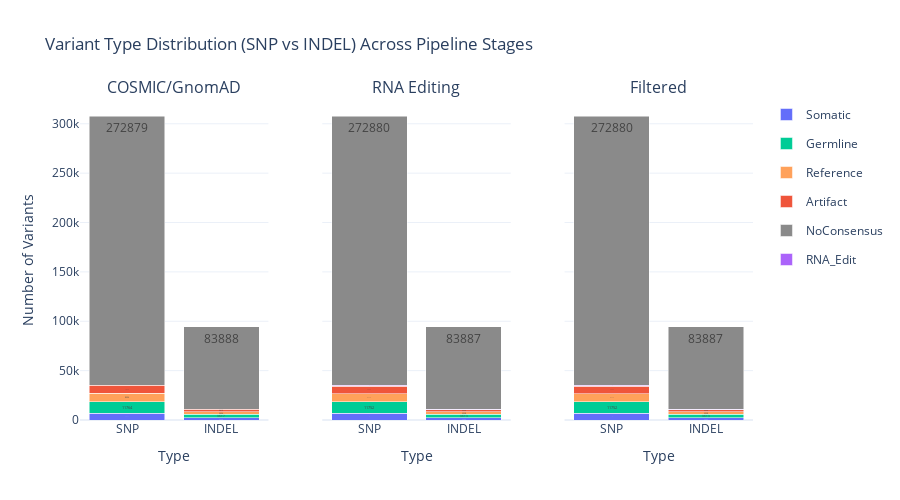
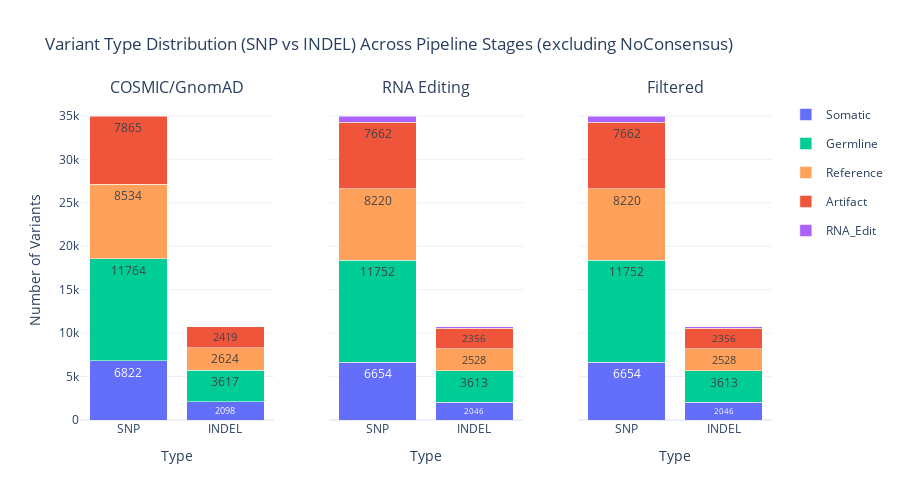

The cell these charts' notebook holds for them, in order:
### Markdown cell above
### Plot 2: Variant Type Distribution

### Code cell
visualizer.plot_variant_type_distribution()

### Figure 1 — Plotly figure (JSON) as saved in the notebook; plotly's stock layout.template omitted (floating-point values rounded to 4 significant figures)
{"data": [{"hovertemplate": "<b>SNP</b><br>Somatic: %{y}<extra></extra>", "legendgroup": "Somatic", "marker": {"color": "#636EFA"}, "name": "Somatic", "showlegend": true, "text": ["6822"], "textposition": "inside", "type": "bar", "x": ["SNP"], "xaxis": "x", "y": [6822], "yaxis": "y"}, {"hovertemplate": "<b>SNP</b><br>Germline: %{y}<extra></extra>", "legendgroup": "Germline", "marker": {"color": "#00CC96"}, "name": "Germline", "showlegend": true, "text": ["11764"], "textposition": "inside", "type": "bar", "x": ["SNP"], "xaxis": "x", "y": [11764], "yaxis": "y"}, {"hovertemplate": "<b>SNP</b><br>Reference: %{y}<extra></extra>", "legendgroup": "Reference", "marker": {"color": "#FFA15A"}, "name": "Reference", "showlegend": true, "text": ["8534"], "textposition": "inside", "type": "bar", "x": ["SNP"], "xaxis": "x", "y": [8534], "yaxis": "y"}, {"hovertemplate": "<b>SNP</b><br>Artifact: %{y}<extra></extra>", "legendgroup": "Artifact", "marker": {"color": "#EF553B"}, "name": "Artifact", "showlegend": true, "text": ["7865"], "textposition": "inside", "type": "bar", "x": ["SNP"], "xaxis": "x", "y": [7865], "yaxis": "y"}, {"hovertemplate": "<b>SNP</b><br>NoConsensus: %{y}<extra></extra>", "legendgroup": "NoConsensus", "marker": {"color": "#8A8A8A"}, "name": "NoConsensus", "showlegend": true, "text": ["272879"], "textposition": "inside", "type": "bar", "x": ["SNP"], "xaxis": "x", "y": [272879], "yaxis": "y"}, {"hovertemplate": "<b>INDEL</b><br>Somatic: %{y}<extra></extra>", "legendgroup": "Somatic", "marker": {"color": "#636EFA"}, "name": "Somatic", "showlegend": false, "text": ["2098"], "textposition": "inside", "type": "bar", "x": ["INDEL"], "xaxis": "x", "y": [2098], "yaxis": "y"}, {"hovertemplate": "<b>INDEL</b><br>Germline: %{y}<extra></extra>", "legendgroup": "Germline", "marker": {"color": "#00CC96"}, "name": "Germline", "showlegend": false, "text": ["3617"], "textposition": "inside", "type": "bar", "x": ["INDEL"], "xaxis": "x", "y": [3617], "yaxis": "y"}, {"hovertemplate": "<b>INDEL</b><br>Reference: %{y}<extra></extra>", "legendgroup": "Reference", "marker": {"color": "#FFA15A"}, "name": "Reference", "showlegend": false, "text": ["2624"], "textposition": "inside", "type": "bar", "x": ["INDEL"], "xaxis": "x", "y": [2624], "yaxis": "y"}, {"hovertemplate": "<b>INDEL</b><br>Artifact: %{y}<extra></extra>", "legendgroup": "Artifact", "marker": {"color": "#EF553B"}, "name": "Artifact", "showlegend": false, "text": ["2419"], "textposition": "inside", "type": "bar", "x": ["INDEL"], "xaxis": "x", "y": [2419], "yaxis": "y"}, {"hovertemplate": "<b>INDEL</b><br>NoConsensus: %{y}<extra></extra>", "legendgroup": "NoConsensus", "marker": {"color": "#8A8A8A"}, "name": "NoConsensus", "showlegend": false, "text": ["83888"], "textposition": "inside", "type": "bar", "x": ["INDEL"], "xaxis": "x", "y": [83888], "yaxis": "y"}, {"hovertemplate": "<b>SNP</b><br>Somatic: %{y}<extra></extra>", "legendgroup": "Somatic", "marker": {"color": "#636EFA"}, "name": "Somatic", "showlegend": false, "text": ["6654"], "textposition": "inside", "type": "bar", "x": ["SNP"], "xaxis": "x2", "y": [6654], "yaxis": "y2"}, {"hovertemplate": "<b>SNP</b><br>Germline: %{y}<extra></extra>", "legendgroup": "Germline", "marker": {"color": "#00CC96"}, "name": "Germline", "showlegend": false, "text": ["11752"], "textposition": "inside", "type": "bar", "x": ["SNP"], "xaxis": "x2", "y": [11752], "yaxis": "y2"}, {"hovertemplate": "<b>SNP</b><br>Reference: %{y}<extra></extra>", "legendgroup": "Reference", "marker": {"color": "#FFA15A"}, "name": "Reference", "showlegend": false, "text": ["8220"], "textposition": "inside", "type": "bar", "x": ["SNP"], "xaxis": "x2", "y": [8220], "yaxis": "y2"}, {"hovertemplate": "<b>SNP</b><br>Artifact: %{y}<extra></extra>", "legendgroup": "Artifact", "marker": {"color": "#EF553B"}, "name": "Artifact", "showlegend": false, "text": ["7662"], "textposition": "inside", "type": "bar", "x": ["SNP"], "xaxis": "x2", "y": [7662], "yaxis": "y2"}, {"hovertemplate": "<b>SNP</b><br>RNA_Edit: %{y}<extra></extra>", "legendgroup": "RNA_Edit", "marker": {"color": "#AB63FA"}, "name": "RNA_Edit", "showlegend": true, "text": ["697"], "textposition": "inside", "type": "bar", "x": ["SNP"], "xaxis": "x2", "y": [697], "yaxis": "y2"}, {"hovertemplate": "<b>SNP</b><br>NoConsensus: %{y}<extra></extra>", "legendgroup": "NoConsensus", "marker": {"color": "#8A8A8A"}, "name": "NoConsensus", "showlegend": false, "text": ["272880"], "textposition": "inside", "type": "bar", "x": ["SNP"], "xaxis": "x2", "y": [272880], "yaxis": "y2"}, {"hovertemplate": "<b>INDEL</b><br>Somatic: %{y}<extra></extra>", "legendgroup": "Somatic", "marker": {"color": "#636EFA"}, "name": "Somatic", "showlegend": false, "text": ["2046"], "textposition": "inside", "type": "bar", "x": ["INDEL"], "xaxis": "x2", "y": [2046], "yaxis": "y2"}, {"hovertemplate": "<b>INDEL</b><br>Germline: %{y}<extra></extra>", "legendgroup": "Germline", "marker": {"color": "#00CC96"}, "name": "Germline", "showlegend": false, "text": ["3613"], "textposition": "inside", "type": "bar", "x": ["INDEL"], "xaxis": "x2", "y": [3613], "yaxis": "y2"}, {"hovertemplate": "<b>INDEL</b><br>Reference: %{y}<extra></extra>", "legendgroup": "Reference", "marker": {"color": "#FFA15A"}, "name": "Reference", "showlegend": false, "text": ["2528"], "textposition": "inside", "type": "bar", "x": ["INDEL"], "xaxis": "x2", "y": [2528], "yaxis": "y2"}, {"hovertemplate": "<b>INDEL</b><br>Artifact: %{y}<extra></extra>", "legendgroup": "Artifact", "marker": {"color": "#EF553B"}, "name": "Artifact", "showlegend": false, "text": ["2356"], "textposition": "inside", "type": "bar", "x": ["INDEL"], "xaxis": "x2", "y": [2356], "yaxis": "y2"}, {"hovertemplate": "<b>INDEL</b><br>RNA_Edit: %{y}<extra></extra>", "legendgroup": "RNA_Edit", "marker": {"color": "#AB63FA"}, "name": "RNA_Edit", "showlegend": false, "text": ["215"], "textposition": "inside", "type": "bar", "x": ["INDEL"], "xaxis": "x2", "y": [215], "yaxis": "y2"}, {"hovertemplate": "<b>INDEL</b><br>NoConsensus: %{y}<extra></extra>", "legendgroup": "NoConsensus", "marker": {"color": "#8A8A8A"}, "name": "NoConsensus", "showlegend": false, "text": ["83887"], "textposition": "inside", "type": "bar", "x": ["INDEL"], "xaxis": "x2", "y": [83887], "yaxis": "y2"}, {"hovertemplate": "<b>SNP</b><br>Somatic: %{y}<extra></extra>", "legendgroup": "Somatic", "marker": {"color": "#636EFA"}, "name": "Somatic", "showlegend": false, "text": ["6654"], "textposition": "inside", "type": "bar", "x": ["SNP"], "xaxis": "x3", "y": [6654], "yaxis": "y3"}, {"hovertemplate": "<b>SNP</b><br>Germline: %{y}<extra></extra>", "legendgroup": "Germline", "marker": {"color": "#00CC96"}, "name": "Germline", "showlegend": false, "text": ["11752"], "textposition": "inside", "type": "bar", "x": ["SNP"], "xaxis": "x3", "y": [11752], "yaxis": "y3"}, {"hovertemplate": "<b>SNP</b><br>Reference: %{y}<extra></extra>", "legendgroup": "Reference", "marker": {"color": "#FFA15A"}, "name": "Reference", "showlegend": false, "text": ["8220"], "textposition": "inside", "type": "bar", "x": ["SNP"], "xaxis": "x3", "y": [8220], "yaxis": "y3"}, {"hovertemplate": "<b>SNP</b><br>Artifact: %{y}<extra></extra>", "legendgroup": "Artifact", "marker": {"color": "#EF553B"}, "name": "Artifact", "showlegend": false, "text": ["7662"], "textposition": "inside", "type": "bar", "x": ["SNP"], "xaxis": "x3", "y": [7662], "yaxis": "y3"}, {"hovertemplate": "<b>SNP</b><br>RNA_Edit: %{y}<extra></extra>", "legendgroup": "RNA_Edit", "marker": {"color": "#AB63FA"}, "name": "RNA_Edit", "showlegend": false, "text": ["697"], "textposition": "inside", "type": "bar", "x": ["SNP"], "xaxis": "x3", "y": [697], "yaxis": "y3"}, {"hovertemplate": "<b>SNP</b><br>NoConsensus: %{y}<extra></extra>", "legendgroup": "NoConsensus", "marker": {"color": "#8A8A8A"}, "name": "NoConsensus", "showlegend": false, "text": ["272880"], "textposition": "inside", "type": "bar", "x": ["SNP"], "xaxis": "x3", "y": [272880], "yaxis": "y3"}, {"hovertemplate": "<b>INDEL</b><br>Somatic: %{y}<extra></extra>", "legendgroup": "Somatic", "marker": {"color": "#636EFA"}, "name": "Somatic", "showlegend": false, "text": ["2046"], "textposition": "inside", "type": "bar", "x": ["INDEL"], "xaxis": "x3", "y": [2046], "yaxis": "y3"}, {"hovertemplate": "<b>INDEL</b><br>Germline: %{y}<extra></extra>", "legendgroup": "Germline", "marker": {"color": "#00CC96"}, "name": "Germline", "showlegend": false, "text": ["3613"], "textposition": "inside", "type": "bar", "x": ["INDEL"], "xaxis": "x3", "y": [3613], "yaxis": "y3"}, {"hovertemplate": "<b>INDEL</b><br>Reference: %{y}<extra></extra>", "legendgroup": "Reference", "marker": {"color": "#FFA15A"}, "name": "Reference", "showlegend": false, "text": ["2528"], "textposition": "inside", "type": "bar", "x": ["INDEL"], "xaxis": "x3", "y": [2528], "yaxis": "y3"}, {"hovertemplate": "<b>INDEL</b><br>Artifact: %{y}<extra></extra>", "legendgroup": "Artifact", "marker": {"color": "#EF553B"}, "name": "Artifact", "showlegend": false, "text": ["2356"], "textposition": "inside", "type": "bar", "x": ["INDEL"], "xaxis": "x3", "y": [2356], "yaxis": "y3"}, {"hovertemplate": "<b>INDEL</b><br>RNA_Edit: %{y}<extra></extra>", "legendgroup": "RNA_Edit", "marker": {"color": "#AB63FA"}, "name": "RNA_Edit", "showlegend": false, "text": ["215"], "textposition": "inside", "type": "bar", "x": ["INDEL"], "xaxis": "x3", "y": [215], "yaxis": "y3"}, {"hovertemplate": "<b>INDEL</b><br>NoConsensus: %{y}<extra></extra>", "legendgroup": "NoConsensus", "marker": {"color": "#8A8A8A"}, "name": "NoConsensus", "showlegend": false, "text": ["83887"], "textposition": "inside", "type": "bar", "x": ["INDEL"], "xaxis": "x3", "y": [83887], "yaxis": "y3"}], "layout": {"annotations": [{"font": {"size": 16}, "showarrow": false, "text": "COSMIC/GnomAD", "x": 0.14, "xanchor": "center", "xref": "paper", "y": 1, "yanchor": "bottom", "yref": "paper"}, {"font": {"size": 16}, "showarrow": false, "text": "RNA Editing", "x": 0.5, "xanchor": "center", "xref": "paper", "y": 1, "yanchor": "bottom", "yref": "paper"}, {"font": {"size": 16}, "showarrow": false, "text": "Filtered", "x": 0.86, "xanchor": "center", "xref": "paper", "y": 1, "yanchor": "bottom", "yref": "paper"}], "barmode": "stack", "height": 500, "showlegend": true, "title": {"text": "Variant Type Distribution (SNP vs INDEL) Across Pipeline Stages"}, "xaxis": {"anchor": "y", "domain": [0, 0.28], "title": {"text": "Type"}}, "xaxis2": {"anchor": "y2", "domain": [0.36, 0.64], "title": {"text": "Type"}}, "xaxis3": {"anchor": "y3", "domain": [0.72, 1], "title": {"text": "Type"}}, "yaxis": {"anchor": "x", "domain": [0, 1], "title": {"text": "Number of Variants"}}, "yaxis2": {"anchor": "x2", "domain": [0, 1], "matches": "y", "showticklabels": false}, "yaxis3": {"anchor": "x3", "domain": [0, 1], "matches": "y", "showticklabels": false}}}

### Figure 2 — Plotly figure (JSON) as saved in the notebook; plotly's stock layout.template omitted (floating-point values rounded to 4 significant figures)
{"data": [{"hovertemplate": "<b>SNP</b><br>Somatic: %{y}<extra></extra>", "legendgroup": "Somatic", "marker": {"color": "#636EFA"}, "name": "Somatic", "showlegend": true, "text": ["6822"], "textposition": "inside", "type": "bar", "x": ["SNP"], "xaxis": "x", "y": [6822], "yaxis": "y"}, {"hovertemplate": "<b>SNP</b><br>Germline: %{y}<extra></extra>", "legendgroup": "Germline", "marker": {"color": "#00CC96"}, "name": "Germline", "showlegend": true, "text": ["11764"], "textposition": "inside", "type": "bar", "x": ["SNP"], "xaxis": "x", "y": [11764], "yaxis": "y"}, {"hovertemplate": "<b>SNP</b><br>Reference: %{y}<extra></extra>", "legendgroup": "Reference", "marker": {"color": "#FFA15A"}, "name": "Reference", "showlegend": true, "text": ["8534"], "textposition": "inside", "type": "bar", "x": ["SNP"], "xaxis": "x", "y": [8534], "yaxis": "y"}, {"hovertemplate": "<b>SNP</b><br>Artifact: %{y}<extra></extra>", "legendgroup": "Artifact", "marker": {"color": "#EF553B"}, "name": "Artifact", "showlegend": true, "text": ["7865"], "textposition": "inside", "type": "bar", "x": ["SNP"], "xaxis": "x", "y": [7865], "yaxis": "y"}, {"hovertemplate": "<b>INDEL</b><br>Somatic: %{y}<extra></extra>", "legendgroup": "Somatic", "marker": {"color": "#636EFA"}, "name": "Somatic", "showlegend": false, "text": ["2098"], "textposition": "inside", "type": "bar", "x": ["INDEL"], "xaxis": "x", "y": [2098], "yaxis": "y"}, {"hovertemplate": "<b>INDEL</b><br>Germline: %{y}<extra></extra>", "legendgroup": "Germline", "marker": {"color": "#00CC96"}, "name": "Germline", "showlegend": false, "text": ["3617"], "textposition": "inside", "type": "bar", "x": ["INDEL"], "xaxis": "x", "y": [3617], "yaxis": "y"}, {"hovertemplate": "<b>INDEL</b><br>Reference: %{y}<extra></extra>", "legendgroup": "Reference", "marker": {"color": "#FFA15A"}, "name": "Reference", "showlegend": false, "text": ["2624"], "textposition": "inside", "type": "bar", "x": ["INDEL"], "xaxis": "x", "y": [2624], "yaxis": "y"}, {"hovertemplate": "<b>INDEL</b><br>Artifact: %{y}<extra></extra>", "legendgroup": "Artifact", "marker": {"color": "#EF553B"}, "name": "Artifact", "showlegend": false, "text": ["2419"], "textposition": "inside", "type": "bar", "x": ["INDEL"], "xaxis": "x", "y": [2419], "yaxis": "y"}, {"hovertemplate": "<b>SNP</b><br>Somatic: %{y}<extra></extra>", "legendgroup": "Somatic", "marker": {"color": "#636EFA"}, "name": "Somatic", "showlegend": false, "text": ["6654"], "textposition": "inside", "type": "bar", "x": ["SNP"], "xaxis": "x2", "y": [6654], "yaxis": "y2"}, {"hovertemplate": "<b>SNP</b><br>Germline: %{y}<extra></extra>", "legendgroup": "Germline", "marker": {"color": "#00CC96"}, "name": "Germline", "showlegend": false, "text": ["11752"], "textposition": "inside", "type": "bar", "x": ["SNP"], "xaxis": "x2", "y": [11752], "yaxis": "y2"}, {"hovertemplate": "<b>SNP</b><br>Reference: %{y}<extra></extra>", "legendgroup": "Reference", "marker": {"color": "#FFA15A"}, "name": "Reference", "showlegend": false, "text": ["8220"], "textposition": "inside", "type": "bar", "x": ["SNP"], "xaxis": "x2", "y": [8220], "yaxis": "y2"}, {"hovertemplate": "<b>SNP</b><br>Artifact: %{y}<extra></extra>", "legendgroup": "Artifact", "marker": {"color": "#EF553B"}, "name": "Artifact", "showlegend": false, "text": ["7662"], "textposition": "inside", "type": "bar", "x": ["SNP"], "xaxis": "x2", "y": [7662], "yaxis": "y2"}, {"hovertemplate": "<b>SNP</b><br>RNA_Edit: %{y}<extra></extra>", "legendgroup": "RNA_Edit", "marker": {"color": "#AB63FA"}, "name": "RNA_Edit", "showlegend": true, "text": ["697"], "textposition": "inside", "type": "bar", "x": ["SNP"], "xaxis": "x2", "y": [697], "yaxis": "y2"}, {"hovertemplate": "<b>INDEL</b><br>Somatic: %{y}<extra></extra>", "legendgroup": "Somatic", "marker": {"color": "#636EFA"}, "name": "Somatic", "showlegend": false, "text": ["2046"], "textposition": "inside", "type": "bar", "x": ["INDEL"], "xaxis": "x2", "y": [2046], "yaxis": "y2"}, {"hovertemplate": "<b>INDEL</b><br>Germline: %{y}<extra></extra>", "legendgroup": "Germline", "marker": {"color": "#00CC96"}, "name": "Germline", "showlegend": false, "text": ["3613"], "textposition": "inside", "type": "bar", "x": ["INDEL"], "xaxis": "x2", "y": [3613], "yaxis": "y2"}, {"hovertemplate": "<b>INDEL</b><br>Reference: %{y}<extra></extra>", "legendgroup": "Reference", "marker": {"color": "#FFA15A"}, "name": "Reference", "showlegend": false, "text": ["2528"], "textposition": "inside", "type": "bar", "x": ["INDEL"], "xaxis": "x2", "y": [2528], "yaxis": "y2"}, {"hovertemplate": "<b>INDEL</b><br>Artifact: %{y}<extra></extra>", "legendgroup": "Artifact", "marker": {"color": "#EF553B"}, "name": "Artifact", "showlegend": false, "text": ["2356"], "textposition": "inside", "type": "bar", "x": ["INDEL"], "xaxis": "x2", "y": [2356], "yaxis": "y2"}, {"hovertemplate": "<b>INDEL</b><br>RNA_Edit: %{y}<extra></extra>", "legendgroup": "RNA_Edit", "marker": {"color": "#AB63FA"}, "name": "RNA_Edit", "showlegend": false, "text": ["215"], "textposition": "inside", "type": "bar", "x": ["INDEL"], "xaxis": "x2", "y": [215], "yaxis": "y2"}, {"hovertemplate": "<b>SNP</b><br>Somatic: %{y}<extra></extra>", "legendgroup": "Somatic", "marker": {"color": "#636EFA"}, "name": "Somatic", "showlegend": false, "text": ["6654"], "textposition": "inside", "type": "bar", "x": ["SNP"], "xaxis": "x3", "y": [6654], "yaxis": "y3"}, {"hovertemplate": "<b>SNP</b><br>Germline: %{y}<extra></extra>", "legendgroup": "Germline", "marker": {"color": "#00CC96"}, "name": "Germline", "showlegend": false, "text": ["11752"], "textposition": "inside", "type": "bar", "x": ["SNP"], "xaxis": "x3", "y": [11752], "yaxis": "y3"}, {"hovertemplate": "<b>SNP</b><br>Reference: %{y}<extra></extra>", "legendgroup": "Reference", "marker": {"color": "#FFA15A"}, "name": "Reference", "showlegend": false, "text": ["8220"], "textposition": "inside", "type": "bar", "x": ["SNP"], "xaxis": "x3", "y": [8220], "yaxis": "y3"}, {"hovertemplate": "<b>SNP</b><br>Artifact: %{y}<extra></extra>", "legendgroup": "Artifact", "marker": {"color": "#EF553B"}, "name": "Artifact", "showlegend": false, "text": ["7662"], "textposition": "inside", "type": "bar", "x": ["SNP"], "xaxis": "x3", "y": [7662], "yaxis": "y3"}, {"hovertemplate": "<b>SNP</b><br>RNA_Edit: %{y}<extra></extra>", "legendgroup": "RNA_Edit", "marker": {"color": "#AB63FA"}, "name": "RNA_Edit", "showlegend": false, "text": ["697"], "textposition": "inside", "type": "bar", "x": ["SNP"], "xaxis": "x3", "y": [697], "yaxis": "y3"}, {"hovertemplate": "<b>INDEL</b><br>Somatic: %{y}<extra></extra>", "legendgroup": "Somatic", "marker": {"color": "#636EFA"}, "name": "Somatic", "showlegend": false, "text": ["2046"], "textposition": "inside", "type": "bar", "x": ["INDEL"], "xaxis": "x3", "y": [2046], "yaxis": "y3"}, {"hovertemplate": "<b>INDEL</b><br>Germline: %{y}<extra></extra>", "legendgroup": "Germline", "marker": {"color": "#00CC96"}, "name": "Germline", "showlegend": false, "text": ["3613"], "textposition": "inside", "type": "bar", "x": ["INDEL"], "xaxis": "x3", "y": [3613], "yaxis": "y3"}, {"hovertemplate": "<b>INDEL</b><br>Reference: %{y}<extra></extra>", "legendgroup": "Reference", "marker": {"color": "#FFA15A"}, "name": "Reference", "showlegend": false, "text": ["2528"], "textposition": "inside", "type": "bar", "x": ["INDEL"], "xaxis": "x3", "y": [2528], "yaxis": "y3"}, {"hovertemplate": "<b>INDEL</b><br>Artifact: %{y}<extra></extra>", "legendgroup": "Artifact", "marker": {"color": "#EF553B"}, "name": "Artifact", "showlegend": false, "text": ["2356"], "textposition": "inside", "type": "bar", "x": ["INDEL"], "xaxis": "x3", "y": [2356], "yaxis": "y3"}, {"hovertemplate": "<b>INDEL</b><br>RNA_Edit: %{y}<extra></extra>", "legendgroup": "RNA_Edit", "marker": {"color": "#AB63FA"}, "name": "RNA_Edit", "showlegend": false, "text": ["215"], "textposition": "inside", "type": "bar", "x": ["INDEL"], "xaxis": "x3", "y": [215], "yaxis": "y3"}], "layout": {"annotations": [{"font": {"size": 16}, "showarrow": false, "text": "COSMIC/GnomAD", "x": 0.14, "xanchor": "center", "xref": "paper", "y": 1, "yanchor": "bottom", "yref": "paper"}, {"font": {"size": 16}, "showarrow": false, "text": "RNA Editing", "x": 0.5, "xanchor": "center", "xref": "paper", "y": 1, "yanchor": "bottom", "yref": "paper"}, {"font": {"size": 16}, "showarrow": false, "text": "Filtered", "x": 0.86, "xanchor": "center", "xref": "paper", "y": 1, "yanchor": "bottom", "yref": "paper"}], "barmode": "stack", "height": 500, "showlegend": true, "title": {"text": "Variant Type Distribution (SNP vs INDEL) Across Pipeline Stages (excluding NoConsensus)"}, "xaxis": {"anchor": "y", "domain": [0, 0.28], "title": {"text": "Type"}}, "xaxis2": {"anchor": "y2", "domain": [0.36, 0.64], "title": {"text": "Type"}}, "xaxis3": {"anchor": "y3", "domain": [0.72, 1], "title": {"text": "Type"}}, "yaxis": {"anchor": "x", "domain": [0, 1], "title": {"text": "Number of Variants"}}, "yaxis2": {"anchor": "x2", "domain": [0, 1], "matches": "y", "showticklabels": false}, "yaxis3": {"anchor": "x3", "domain": [0, 1], "matches": "y", "showticklabels": false}}}
